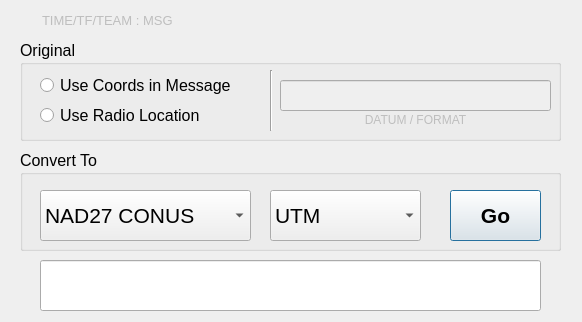
<?xml version="1.0" encoding="UTF-8"?>
<ui version="4.0">
 <class>convertDialog</class>
 <widget class="QDialog" name="convertDialog">
  <property name="enabled">
   <bool>true</bool>
  </property>
  <property name="geometry">
   <rect>
    <x>0</x>
    <y>0</y>
    <width>582</width>
    <height>322</height>
   </rect>
  </property>
  <property name="windowTitle">
   <string>Convert Coordinates</string>
  </property>
  <widget class="QLineEdit" name="convertedCoordsField">
   <property name="enabled">
    <bool>true</bool>
   </property>
   <property name="geometry">
    <rect>
     <x>40</x>
     <y>260</y>
     <width>501</width>
     <height>51</height>
    </rect>
   </property>
   <property name="font">
    <font>
     <family>Segoe UI</family>
     <pointsize>18</pointsize>
    </font>
   </property>
   <property name="focusPolicy">
    <enum>Qt::NoFocus</enum>
   </property>
   <property name="readOnly">
    <bool>true</bool>
   </property>
   <property name="clearButtonEnabled">
    <bool>false</bool>
   </property>
  </widget>
  <widget class="QGroupBox" name="groupBox_2">
   <property name="enabled">
    <bool>true</bool>
   </property>
   <property name="geometry">
    <rect>
     <x>20</x>
     <y>40</y>
     <width>541</width>
     <height>101</height>
    </rect>
   </property>
   <property name="font">
    <font>
     <family>Segoe UI</family>
     <pointsize>12</pointsize>
    </font>
   </property>
   <property name="title">
    <string>Original</string>
   </property>
   <widget class="QLabel" name="origDatumFormatLabel">
    <property name="enabled">
     <bool>false</bool>
    </property>
    <property name="geometry">
     <rect>
      <x>260</x>
      <y>70</y>
      <width>271</width>
      <height>20</height>
     </rect>
    </property>
    <property name="font">
     <font>
      <family>Segoe UI</family>
      <pointsize>9</pointsize>
     </font>
    </property>
    <property name="text">
     <string>DATUM / FORMAT</string>
    </property>
    <property name="alignment">
     <set>Qt::AlignCenter</set>
    </property>
   </widget>
   <widget class="QLineEdit" name="origCoordsField">
    <property name="enabled">
     <bool>false</bool>
    </property>
    <property name="geometry">
     <rect>
      <x>260</x>
      <y>40</y>
      <width>271</width>
      <height>31</height>
     </rect>
    </property>
    <property name="font">
     <font>
      <family>Segoe UI</family>
      <pointsize>12</pointsize>
     </font>
    </property>
   </widget>
   <widget class="QRadioButton" name="useCoordsInMessageButton">
    <property name="geometry">
     <rect>
      <x>20</x>
      <y>30</y>
      <width>241</width>
      <height>31</height>
     </rect>
    </property>
    <property name="text">
     <string>Use Coords in Message</string>
    </property>
    <attribute name="buttonGroup">
     <string notr="true">buttonGroup</string>
    </attribute>
   </widget>
   <widget class="Line" name="line">
    <property name="geometry">
     <rect>
      <x>250</x>
      <y>30</y>
      <width>3</width>
      <height>61</height>
     </rect>
    </property>
    <property name="orientation">
     <enum>Qt::Vertical</enum>
    </property>
   </widget>
   <widget class="QRadioButton" name="useRadioLocButton">
    <property name="geometry">
     <rect>
      <x>20</x>
      <y>60</y>
      <width>201</width>
      <height>31</height>
     </rect>
    </property>
    <property name="text">
     <string>Use Radio Location</string>
    </property>
    <attribute name="buttonGroup">
     <string notr="true">buttonGroup</string>
    </attribute>
   </widget>
  </widget>
  <widget class="QGroupBox" name="groupBox">
   <property name="enabled">
    <bool>true</bool>
   </property>
   <property name="geometry">
    <rect>
     <x>20</x>
     <y>150</y>
     <width>541</width>
     <height>101</height>
    </rect>
   </property>
   <property name="font">
    <font>
     <family>Segoe UI</family>
     <pointsize>12</pointsize>
    </font>
   </property>
   <property name="title">
    <string>Convert To</string>
   </property>
   <widget class="QComboBox" name="datumComboBox">
    <property name="geometry">
     <rect>
      <x>20</x>
      <y>40</y>
      <width>211</width>
      <height>51</height>
     </rect>
    </property>
    <property name="font">
     <font>
      <family>Segoe UI</family>
      <pointsize>16</pointsize>
     </font>
    </property>
    <property name="focusPolicy">
     <enum>Qt::StrongFocus</enum>
    </property>
    <item>
     <property name="text">
      <string>NAD27 CONUS</string>
     </property>
    </item>
    <item>
     <property name="text">
      <string>WGS84</string>
     </property>
    </item>
   </widget>
   <widget class="QComboBox" name="formatComboBox">
    <property name="geometry">
     <rect>
      <x>250</x>
      <y>40</y>
      <width>151</width>
      <height>51</height>
     </rect>
    </property>
    <property name="font">
     <font>
      <family>Segoe UI</family>
      <pointsize>16</pointsize>
     </font>
    </property>
    <item>
     <property name="text">
      <string>UTM</string>
     </property>
    </item>
    <item>
     <property name="text">
      <string>D.dº</string>
     </property>
    </item>
    <item>
     <property name="text">
      <string>Dº M.m'</string>
     </property>
    </item>
    <item>
     <property name="text">
      <string>Dº M' S.s&quot;</string>
     </property>
    </item>
   </widget>
   <widget class="QPushButton" name="goButton">
    <property name="geometry">
     <rect>
      <x>430</x>
      <y>40</y>
      <width>91</width>
      <height>51</height>
     </rect>
    </property>
    <property name="font">
     <font>
      <family>Segoe UI</family>
      <pointsize>16</pointsize>
      <weight>75</weight>
      <bold>true</bold>
     </font>
    </property>
    <property name="text">
     <string>Go</string>
    </property>
   </widget>
  </widget>
  <widget class="QLineEdit" name="msgField">
   <property name="enabled">
    <bool>false</bool>
   </property>
   <property name="geometry">
    <rect>
     <x>40</x>
     <y>10</y>
     <width>501</width>
     <height>21</height>
    </rect>
   </property>
   <property name="font">
    <font>
     <family>Segoe UI</family>
     <pointsize>10</pointsize>
    </font>
   </property>
   <property name="text">
    <string>TIME/TF/TEAM : MSG</string>
   </property>
   <property name="frame">
    <bool>false</bool>
   </property>
   <property name="readOnly">
    <bool>false</bool>
   </property>
   <property name="placeholderText">
    <string/>
   </property>
   <property name="clearButtonEnabled">
    <bool>false</bool>
   </property>
  </widget>
  <zorder>groupBox_2</zorder>
  <zorder>groupBox</zorder>
  <zorder>convertedCoordsField</zorder>
  <zorder>msgField</zorder>
 </widget>
 <resources/>
 <connections/>
 <buttongroups>
  <buttongroup name="buttonGroup"/>
 </buttongroups>
</ui>
